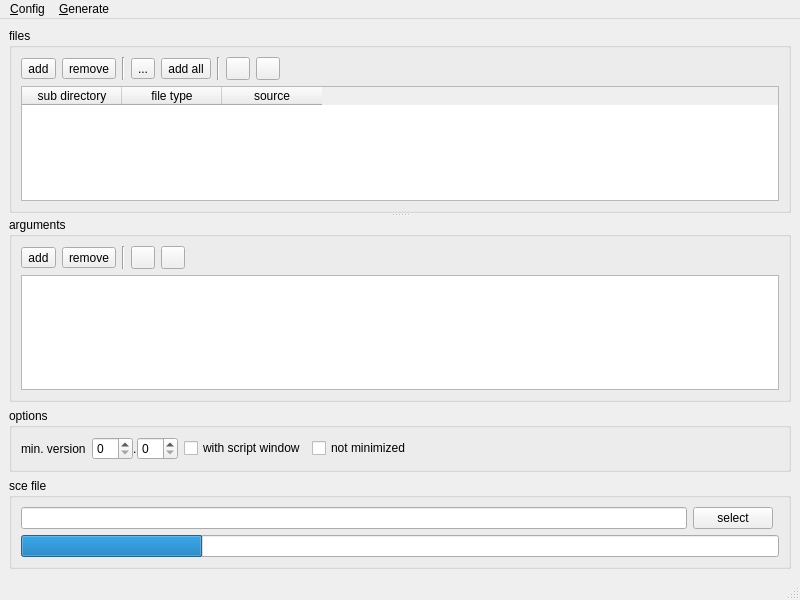
<?xml version="1.0" encoding="UTF-8"?>
<ui version="4.0">
 <class>CreateSceFile</class>
 <widget class="QMainWindow" name="CreateSceFile">
  <property name="geometry">
   <rect>
    <x>0</x>
    <y>0</y>
    <width>800</width>
    <height>600</height>
   </rect>
  </property>
  <property name="windowTitle">
   <string>Create sce file</string>
  </property>
  <widget class="QWidget" name="centralwidget">
   <layout class="QVBoxLayout" name="verticalLayout_3">
    <item>
     <widget class="QSplitter" name="splitter">
      <property name="orientation">
       <enum>Qt::Vertical</enum>
      </property>
      <widget class="QGroupBox" name="groupBox">
       <property name="sizePolicy">
        <sizepolicy hsizetype="Preferred" vsizetype="Ignored">
         <horstretch>0</horstretch>
         <verstretch>0</verstretch>
        </sizepolicy>
       </property>
       <property name="title">
        <string>files</string>
       </property>
       <layout class="QVBoxLayout" name="verticalLayout">
        <item>
         <layout class="QHBoxLayout" name="horizontalLayout">
          <item>
           <widget class="QToolButton" name="addFile">
            <property name="toolTip">
             <string>add files</string>
            </property>
            <property name="text">
             <string>add</string>
            </property>
            <property name="icon">
             <iconset resource="ScriptCommunicator.qrc">
              <normaloff>:/images/add.ico</normaloff>:/images/add.ico</iconset>
            </property>
           </widget>
          </item>
          <item>
           <widget class="QToolButton" name="removeFile">
            <property name="toolTip">
             <string>remove an entry</string>
            </property>
            <property name="text">
             <string>remove</string>
            </property>
            <property name="icon">
             <iconset resource="ScriptCommunicator.qrc">
              <normaloff>:/images/remove.ico</normaloff>:/images/remove.ico</iconset>
            </property>
           </widget>
          </item>
          <item>
           <widget class="Line" name="line_3">
            <property name="orientation">
             <enum>Qt::Vertical</enum>
            </property>
           </widget>
          </item>
          <item>
           <widget class="QToolButton" name="addFolder">
            <property name="toolTip">
             <string>add a folder</string>
            </property>
            <property name="statusTip">
             <string/>
            </property>
            <property name="text">
             <string>...</string>
            </property>
            <property name="icon">
             <iconset resource="ScriptCommunicator.qrc">
              <normaloff>:/images/folder_add.ico</normaloff>:/images/folder_add.ico</iconset>
            </property>
           </widget>
          </item>
          <item>
           <widget class="QToolButton" name="addAllFromScriptTable">
            <property name="toolTip">
             <string>add all scripts from the script window</string>
            </property>
            <property name="text">
             <string>add all</string>
            </property>
            <property name="icon">
             <iconset resource="ScriptCommunicator.qrc">
              <normaloff>:/images/addAll.ico</normaloff>:/images/addAll.ico</iconset>
            </property>
           </widget>
          </item>
          <item>
           <widget class="Line" name="line">
            <property name="orientation">
             <enum>Qt::Vertical</enum>
            </property>
           </widget>
          </item>
          <item>
           <widget class="QToolButton" name="fileEntryUp">
            <property name="toolTip">
             <string>move entry up</string>
            </property>
            <property name="text">
             <string/>
            </property>
            <property name="icon">
             <iconset resource="ScriptCommunicator.qrc">
              <normaloff>:/images/up.ico</normaloff>:/images/up.ico</iconset>
            </property>
           </widget>
          </item>
          <item>
           <widget class="QToolButton" name="fileEntryDown">
            <property name="toolTip">
             <string>move entry down</string>
            </property>
            <property name="text">
             <string/>
            </property>
            <property name="icon">
             <iconset resource="ScriptCommunicator.qrc">
              <normaloff>:/images/down.ico</normaloff>:/images/down.ico</iconset>
            </property>
           </widget>
          </item>
          <item>
           <spacer name="horizontalSpacer">
            <property name="orientation">
             <enum>Qt::Horizontal</enum>
            </property>
            <property name="sizeHint" stdset="0">
             <size>
              <width>40</width>
              <height>20</height>
             </size>
            </property>
           </spacer>
          </item>
         </layout>
        </item>
        <item>
         <widget class="DragDropTableWidget" name="filesTableWidget">
          <property name="sizePolicy">
           <sizepolicy hsizetype="Expanding" vsizetype="Ignored">
            <horstretch>0</horstretch>
            <verstretch>0</verstretch>
           </sizepolicy>
          </property>
          <property name="horizontalScrollBarPolicy">
           <enum>Qt::ScrollBarAsNeeded</enum>
          </property>
          <property name="dragDropMode">
           <enum>QAbstractItemView::DropOnly</enum>
          </property>
          <property name="defaultDropAction">
           <enum>Qt::LinkAction</enum>
          </property>
          <property name="selectionMode">
           <enum>QAbstractItemView::SingleSelection</enum>
          </property>
          <property name="selectionBehavior">
           <enum>QAbstractItemView::SelectRows</enum>
          </property>
          <column>
           <property name="text">
            <string>sub directory</string>
           </property>
          </column>
          <column>
           <property name="text">
            <string>file type</string>
           </property>
          </column>
          <column>
           <property name="text">
            <string>source</string>
           </property>
          </column>
         </widget>
        </item>
       </layout>
      </widget>
      <widget class="QGroupBox" name="groupBox_2">
       <property name="sizePolicy">
        <sizepolicy hsizetype="Preferred" vsizetype="Ignored">
         <horstretch>0</horstretch>
         <verstretch>0</verstretch>
        </sizepolicy>
       </property>
       <property name="title">
        <string>arguments</string>
       </property>
       <layout class="QVBoxLayout" name="verticalLayout_2">
        <item>
         <layout class="QHBoxLayout" name="horizontalLayout_2">
          <item>
           <widget class="QToolButton" name="addArgument">
            <property name="toolTip">
             <string>add an argument</string>
            </property>
            <property name="text">
             <string>add</string>
            </property>
            <property name="icon">
             <iconset resource="ScriptCommunicator.qrc">
              <normaloff>:/images/add.ico</normaloff>:/images/add.ico</iconset>
            </property>
           </widget>
          </item>
          <item>
           <widget class="QToolButton" name="removeArgument">
            <property name="toolTip">
             <string>remove an entry</string>
            </property>
            <property name="text">
             <string>remove</string>
            </property>
            <property name="icon">
             <iconset resource="ScriptCommunicator.qrc">
              <normaloff>:/images/remove.ico</normaloff>:/images/remove.ico</iconset>
            </property>
           </widget>
          </item>
          <item>
           <widget class="Line" name="line_2">
            <property name="orientation">
             <enum>Qt::Vertical</enum>
            </property>
           </widget>
          </item>
          <item>
           <widget class="QToolButton" name="argEntryUp">
            <property name="toolTip">
             <string>move entry up</string>
            </property>
            <property name="text">
             <string/>
            </property>
            <property name="icon">
             <iconset resource="ScriptCommunicator.qrc">
              <normaloff>:/images/up.ico</normaloff>:/images/up.ico</iconset>
            </property>
           </widget>
          </item>
          <item>
           <widget class="QToolButton" name="argEntryDown">
            <property name="toolTip">
             <string>move entry down</string>
            </property>
            <property name="text">
             <string/>
            </property>
            <property name="icon">
             <iconset resource="ScriptCommunicator.qrc">
              <normaloff>:/images/down.ico</normaloff>:/images/down.ico</iconset>
            </property>
           </widget>
          </item>
          <item>
           <spacer name="horizontalSpacer_2">
            <property name="orientation">
             <enum>Qt::Horizontal</enum>
            </property>
            <property name="sizeHint" stdset="0">
             <size>
              <width>40</width>
              <height>20</height>
             </size>
            </property>
           </spacer>
          </item>
         </layout>
        </item>
        <item>
         <widget class="QListWidget" name="argumentsListWidget">
          <property name="sizePolicy">
           <sizepolicy hsizetype="Expanding" vsizetype="Ignored">
            <horstretch>0</horstretch>
            <verstretch>0</verstretch>
           </sizepolicy>
          </property>
          <property name="toolTip">
           <string/>
          </property>
          <property name="selectionBehavior">
           <enum>QAbstractItemView::SelectRows</enum>
          </property>
         </widget>
        </item>
       </layout>
      </widget>
     </widget>
    </item>
    <item>
     <widget class="QGroupBox" name="groupBox_4">
      <property name="sizePolicy">
       <sizepolicy hsizetype="Preferred" vsizetype="Preferred">
        <horstretch>0</horstretch>
        <verstretch>0</verstretch>
       </sizepolicy>
      </property>
      <property name="title">
       <string>options</string>
      </property>
      <layout class="QHBoxLayout" name="horizontalLayout_4" stretch="0,0,0,0,1">
       <item>
        <widget class="QLabel" name="label">
         <property name="toolTip">
          <string>minimun ScriptCommunicator version</string>
         </property>
         <property name="text">
          <string>min. version</string>
         </property>
         <property name="scaledContents">
          <bool>false</bool>
         </property>
        </widget>
       </item>
       <item>
        <layout class="QHBoxLayout" name="horizontalLayout_3">
         <property name="spacing">
          <number>0</number>
         </property>
         <item>
          <widget class="QSpinBox" name="minScVersionMajor">
           <property name="toolTip">
            <string>major number</string>
           </property>
           <property name="specialValueText">
            <string/>
           </property>
           <property name="showGroupSeparator" stdset="0">
            <bool>false</bool>
           </property>
           <property name="suffix">
            <string/>
           </property>
           <property name="prefix">
            <string/>
           </property>
          </widget>
         </item>
         <item>
          <widget class="QLabel" name="label_2">
           <property name="text">
            <string>.</string>
           </property>
          </widget>
         </item>
         <item>
          <widget class="QSpinBox" name="minScVersionMinor">
           <property name="toolTip">
            <string>minor number</string>
           </property>
           <property name="frame">
            <bool>true</bool>
           </property>
           <property name="prefix">
            <string/>
           </property>
           <property name="value">
            <number>0</number>
           </property>
          </widget>
         </item>
        </layout>
       </item>
       <item>
        <widget class="QCheckBox" name="withScriptWindowCheckBox">
         <property name="toolTip">
          <string>show script window</string>
         </property>
         <property name="text">
          <string>with script window</string>
         </property>
        </widget>
       </item>
       <item>
        <widget class="QCheckBox" name="notMinimized">
         <property name="toolTip">
          <string>the script window is not minimized</string>
         </property>
         <property name="text">
          <string>not minimized</string>
         </property>
        </widget>
       </item>
       <item>
        <spacer name="horizontalSpacer_3">
         <property name="orientation">
          <enum>Qt::Horizontal</enum>
         </property>
         <property name="sizeHint" stdset="0">
          <size>
           <width>40</width>
           <height>20</height>
          </size>
         </property>
        </spacer>
       </item>
      </layout>
     </widget>
    </item>
    <item>
     <widget class="QGroupBox" name="groupBox_3">
      <property name="title">
       <string>sce file</string>
      </property>
      <layout class="QGridLayout" name="gridLayout">
       <item row="0" column="0">
        <widget class="DragDropLineEdit" name="fileLineEdit">
         <property name="toolTip">
          <string>ScripCommunicator executable file</string>
         </property>
        </widget>
       </item>
       <item row="0" column="1">
        <widget class="QPushButton" name="selectFile">
         <property name="toolTip">
          <string>select the ScripCommunicator executable file</string>
         </property>
         <property name="text">
          <string>select</string>
         </property>
        </widget>
       </item>
       <item row="1" column="0" colspan="3">
        <widget class="QProgressBar" name="progressBar">
         <property name="value">
          <number>24</number>
         </property>
         <property name="textVisible">
          <bool>false</bool>
         </property>
        </widget>
       </item>
      </layout>
     </widget>
    </item>
   </layout>
  </widget>
  <widget class="QMenuBar" name="menubar">
   <property name="geometry">
    <rect>
     <x>0</x>
     <y>0</y>
     <width>800</width>
     <height>21</height>
    </rect>
   </property>
   <widget class="QMenu" name="menuConfig">
    <property name="title">
     <string>&amp;Config</string>
    </property>
    <addaction name="actionLoadConfig"/>
    <addaction name="actionUnloadConfig"/>
    <addaction name="actionSaveConfigAs"/>
    <addaction name="actionSaveConfig"/>
   </widget>
   <widget class="QMenu" name="menuGenerate">
    <property name="title">
     <string>&amp;Generate</string>
    </property>
    <addaction name="actionGenerateFileSce"/>
    <addaction name="actionGenerateCompressedFile"/>
   </widget>
   <addaction name="menuConfig"/>
   <addaction name="menuGenerate"/>
  </widget>
  <widget class="QStatusBar" name="statusbar"/>
  <action name="actionLoadConfig">
   <property name="text">
    <string>Load config</string>
   </property>
   <property name="shortcut">
    <string>Ctrl+L</string>
   </property>
  </action>
  <action name="actionSaveConfig">
   <property name="text">
    <string>Save config</string>
   </property>
   <property name="shortcut">
    <string>Ctrl+S</string>
   </property>
  </action>
  <action name="actionSaveConfigAs">
   <property name="text">
    <string>Save config as</string>
   </property>
   <property name="shortcut">
    <string>Ctrl+Shift+S</string>
   </property>
  </action>
  <action name="actionUnloadConfig">
   <property name="text">
    <string>Unload config</string>
   </property>
   <property name="shortcut">
    <string>Ctrl+U</string>
   </property>
  </action>
  <action name="actionGenerateFileSce">
   <property name="text">
    <string>Generate file (.sce)</string>
   </property>
   <property name="toolTip">
    <string>generate sce file</string>
   </property>
   <property name="shortcut">
    <string>Ctrl+G</string>
   </property>
  </action>
  <action name="actionGenerateCompressedFile">
   <property name="text">
    <string>Generate compressed file (.scez)</string>
   </property>
   <property name="toolTip">
    <string>generate scez file</string>
   </property>
   <property name="shortcut">
    <string>Ctrl+Shift+G</string>
   </property>
  </action>
 </widget>
 <customwidgets>
  <customwidget>
   <class>DragDropTableWidget</class>
   <extends>QTableWidget</extends>
   <header location="global">scriptwindow.h</header>
  </customwidget>
  <customwidget>
   <class>DragDropLineEdit</class>
   <extends>QLineEdit</extends>
   <header location="global">mainwindow.h</header>
  </customwidget>
 </customwidgets>
 <resources>
  <include location="ScriptCommunicator.qrc"/>
 </resources>
 <connections/>
</ui>
